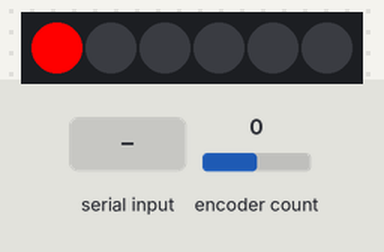
Bench run of a sketch on a simulated Arduino Uno, built with avr-gcc and run on an emulated ATmega328P. Shown: 6 RGB LEDs in strip order, left to right. The test bench sets the inputs (shaded band); at power-on: encoder count 0. What the sketch prints to the serial monitor is not drawn.

Above: at 1.2 s.
1.3 s: "90,45\n" received over Serial
At 1.31 s:
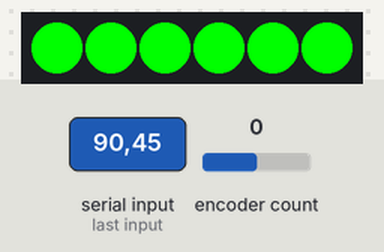
At 2.3 s:
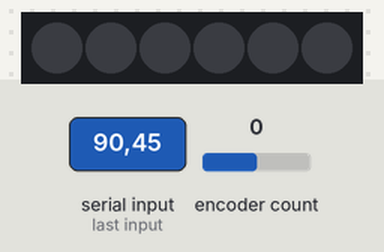
Timing chart, 0 to 4.3 s (numbered marks = the images above; inputs shaded):
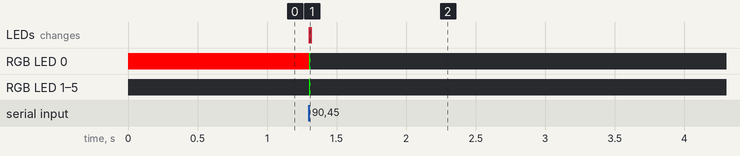

The sketch:

encoders_to_serial_UNO_and_LEDs_new_logic.ino
```cpp
#include <Encoder.h>
#include <FastLED.h>

#define NUM_LEDS 6
#define DATA_PIN A5
// Define the array of leds
CRGB leds[NUM_LEDS];

int value = 0;
int channel;

// UNO pins with interrupt: 2, 3

Encoder enc(2, 3); // sensor0

long newReading = 0;

long encVal = -999;


String data;

long timer;
int interval = 10;

char val;

int encoderFixedScale;
int scale = 5000;
long min = 0;
long max = 255;

void setup()
{
  //initialize serial communications at a 9600 baud rate
  Serial.begin(9600);

  FastLED.addLeds<NEOPIXEL, DATA_PIN>(leds, NUM_LEDS);
  leds[0] = CRGB(255,0,0);
  FastLED.show();
}

void loop()
{

  if (Serial.available()) { // If data is available to read,

     val = Serial.read(); // read it and store it in val

    // turn of all
    for (int i = 0; i < 6; i++){
      leds[5-i] = CRGB(0,0,0);
    }

    // turn on the needed ones
    for (int i = 0; i < val-48; i++){
      leds[5-i] = CRGB(0,255,0);
    }
    FastLED.show();

   }


newReading = enc.read();
//Serial.println(newReading);
//delay(10);

if (newReading != encVal){
  if (newReading < min){
    min = newReading;
    max = min+scale;
  }
  else if (newReading > max){
    max = newReading;
    min = max - scale;
  }

  encoderFixedScale = (int)map(newReading, min, max, 0, scale);

  /*
  Serial.print(min);
  Serial.print(" , ");
  Serial.print(max);
  Serial.print(" , ");
  Serial.print(newReading);
  Serial.print(" , ");
  Serial.println(encoderFixedScale);
  */

  encVal = newReading;
  data = String(int(map(encoderFixedScale, 0, 5000, 0, 255)));

}

if (millis() > timer + interval){
  timer = millis();
  Serial.println("0c"+data+"w");
}

}
```

Measured:
- after the input at 1.3 s, RGB LED 0: RGB(255, 0, 0) → RGB(0, 255, 0) at once, → off 0.01 s later; RGB LED 1–5: off → RGB(0, 255, 0) at once, → off 0.01 s later; the LEDs: change at once (image 1)
